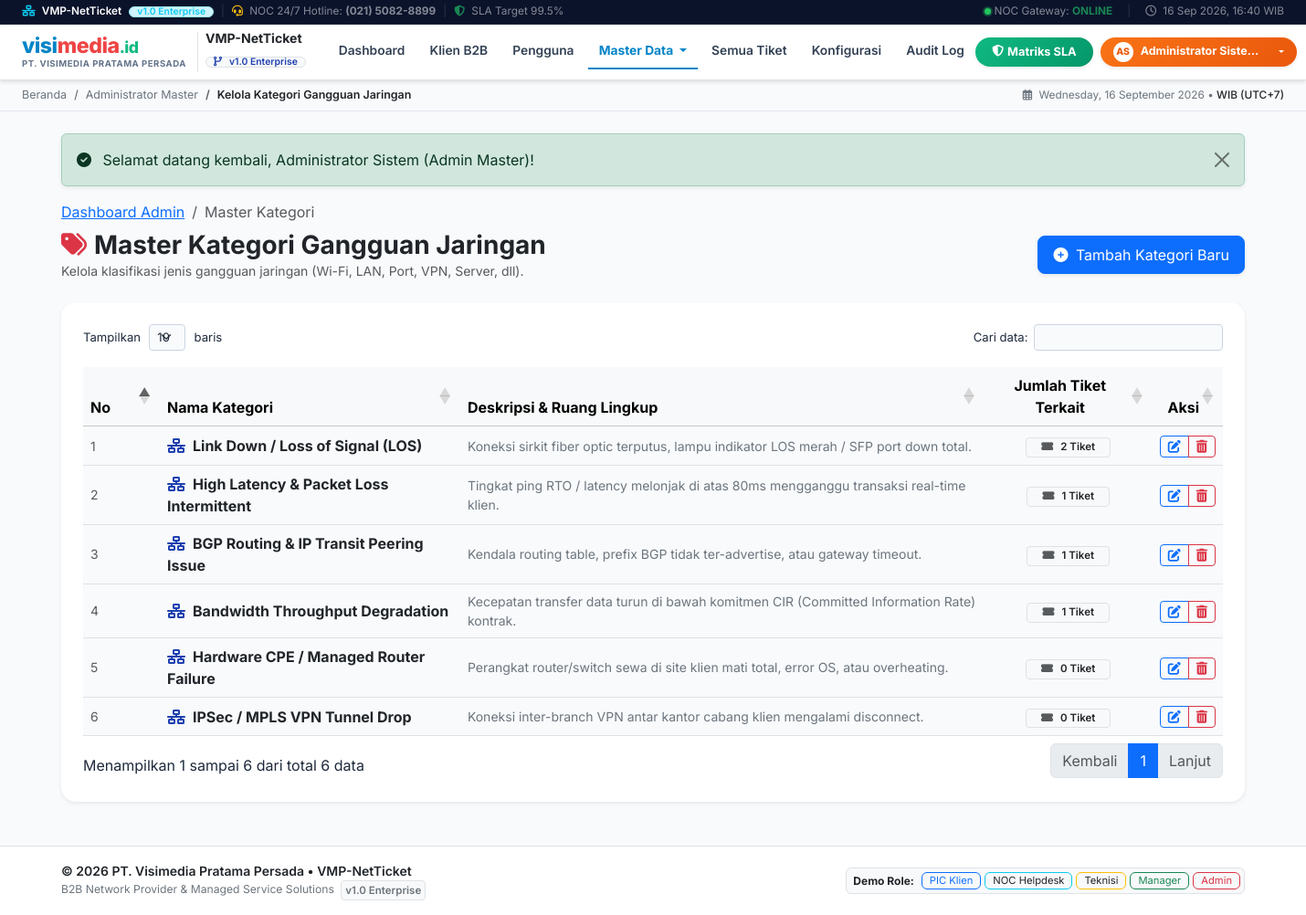
Page /admin/kelola_kategori.php (signed in) on the committed database.
### tables this page shows
CREATE TABLE `settings` (
  `setting_key` VARCHAR(50) PRIMARY KEY,
  `setting_value` TEXT,
  `setting_group` VARCHAR(50) DEFAULT 'general',
  `description` VARCHAR(255) NULL,
  `updated_at` DATETIME DEFAULT CURRENT_TIMESTAMP ON UPDATE CURRENT_TIMESTAMP
);

CREATE TABLE `categories` (
  `id` INT AUTO_INCREMENT PRIMARY KEY,
  `name` VARCHAR(100) NOT NULL,
  `description` TEXT NULL,
  `created_at` DATETIME DEFAULT CURRENT_TIMESTAMP
);

### admin/kelola_kategori.php (the view, shortened to what this page needs)
<?php
require_once __DIR__ . '/../config/database.php';
$pdo = get_db();
$page_title = 'Kelola Kategori Gangguan Jaringan';
$categories = $pdo->query("
    SELECT c.*, COUNT(t.id) as ticket_count
    FROM categories c
    LEFT JOIN tickets t ON c.id = t.category_id
    GROUP BY c.id
    ORDER BY c.id ASC
")->fetchAll();
require_once __DIR__ . '/../includes/header.php';
?>
<div class="row mb-4">
    <div class="col-12">
        <nav aria-label="breadcrumb">
            <ol class="breadcrumb mb-2">
                <li class="breadcrumb-item"><a href="<?= base_url('admin/dashboard.php') ?>">Dashboard Admin</a></li>
                <li class="breadcrumb-item active" aria-current="page">Master Kategori</li>
            </ol>
        </nav>
        <div class="d-flex justify-content-between align-items-center flex-wrap gap-2">
            <div>
                <h3 class="fw-bold mb-0 text-dark"><i class="fas fa-tags text-danger me-2"></i>Master Kategori Gangguan Jaringan</h3>
                <p class="text-muted small mb-0">Kelola klasifikasi jenis gangguan jaringan (Wi-Fi, LAN, Port, VPN, Server, dll).</p>
            </div>
            <button type="button" class="btn btn-primary px-3 py-2 rounded-3 shadow-sm" data-bs-toggle="modal" data-bs-target="#modalTambahKategori">
                <i class="fas fa-plus-circle me-1"></i> Tambah Kategori Baru
            </button>
        </div>
    </div>
</div>
<div class="card border-0 shadow-sm rounded-4 overflow-hidden mb-4">
    <div class="card-body p-4">
        <div class="table-responsive">
            <table class="table table-hover align-middle datatable">
                <thead class="table-light">
                    <tr>
                        <th style="width: 50px;">No</th>
                        <th>Nama Kategori</th>
                        <th>Deskripsi & Ruang Lingkup</th>
                        <th class="text-center">Jumlah Tiket Terkait</th>
                        <th class="text-end">Aksi</th>
                    </tr>
                </thead>
                <tbody>
                    <?php
                    $no = 1;
                    foreach ($categories as $cat):
                    ?>
                        <tr>
                            <td class="text-muted small"><?= $no++ ?></td>
                            <td class="fw-bold text-dark">
                                <i class="fas fa-network-wired text-primary me-2"></i><?= htmlspecialchars($cat['name']) ?>
                            </td>
                            <td class="text-secondary small"><?= htmlspecialchars($cat['description'] ?? '-') ?></td>
                            <td class="text-center">
                                <span class="badge bg-light text-dark border px-3 py-1">
                                    <i class="fas fa-ticket-alt text-muted me-1"></i> <?= $cat['ticket_count'] ?> Tiket
                                </span>
                            </td>
                            <td class="text-end">
                                <div class="btn-group btn-group-sm">
                                    <button type="button" class="btn btn-outline-primary btn-edit-cat"
                                            data-id="<?= $cat['id'] ?>"
                                            data-name="<?= htmlspecialchars($cat['name']) ?>"
                                            data-description="<?= htmlspecialchars($cat['description'] ?? '') ?>"
                                            title="Edit Kategori">
                                        <i class="fas fa-edit"></i>
                                    </button>
                                    <a href="<?= base_url('admin/kelola_kategori.php?delete_id=' . $cat['id']) ?>"
                                       class="btn btn-outline-danger"
                                       onclick="return confirm('Apakah Anda yakin ingin menghapus kategori <?= htmlspecialchars($cat['name']) ?>?');"
                                       title="Hapus Kategori">
                                        <i class="fas fa-trash-alt"></i>
                                    </a>
                                </div>
                            </td>
                        </tr>
                    <?php endforeach; ?>
                </tbody>
            </table>
        </div>
    </div>
</div>
<?php require_once __DIR__ . '/../includes/footer.php'; ?>

### includes/header.php (shortened to what this page needs)
<?php
require_once __DIR__ . '/../config/database.php';
$current_user = current_user();
$current_role = $current_user['role'] ?? 'guest';
$page_title   = $page_title ?? 'Sistem Network Trouble Ticketing & SLA Tracking';
$app_name       = get_setting('app_name', 'VMP-NetTicket');
$system_version = get_setting('system_version', 'v1.0 Enterprise');
$company_name   = get_setting('company_name', 'PT. Visimedia Pratama Persada');
$role_names = [
    'admin'    => 'Administrator Master',
    'karyawan' => 'PIC Klien Korporat',
    'helpdesk' => 'NOC Helpdesk Dispatcher',
    'teknisi'  => 'Field / Network Engineer',
    'manager'  => 'Head of NOC / Service Delivery'
];
$user_initials = 'VP';
if ($current_user && !empty($current_user['name'])) {
    $words = explode(' ', trim($current_user['name']));
    if (count($words) >= 2) {
        $user_initials = strtoupper(substr($words[0], 0, 1) . substr($words[1], 0, 1));
    } else {
        $user_initials = strtoupper(substr($words[0], 0, 2));
    }
}
?>
<!DOCTYPE html>
<html lang="id">
<head>
    <link href="https://cdn.jsdelivr.net/npm/bootstrap@5.3.3/dist/css/bootstrap.min.css" rel="stylesheet">
    <link rel="stylesheet" href="https://cdnjs.cloudflare.com/ajax/libs/font-awesome/6.5.1/css/all.min.css">
    <link rel="stylesheet" href="https://cdn.datatables.net/1.13.7/css/dataTables.bootstrap5.min.css">
    <link rel="stylesheet" href="<?= base_url('assets/css/style.css?v=' . time()) ?>">
</head>
<body>
<?php if ($current_user): ?>
<header class="isp-header sticky-top no-print">
    <div class="top-utility-bar py-1">
        <div class="container-fluid px-3 px-xl-4 d-flex align-items-center justify-content-between">
            <div class="d-flex align-items-center gap-2 text-white-50 small" style="font-size: 0.74rem;">
                <span class="text-white fw-semibold"><i class="fas fa-network-wired text-info me-1"></i> <?= htmlspecialchars($app_name) ?></span>
                <span class="badge bg-info-subtle text-info border border-info-subtle rounded-pill px-2 py-0 d-none d-sm-inline-block" style="font-size:0.65rem;"><?= htmlspecialchars($system_version) ?></span>
                <span class="opacity-25">|</span>
                <span class="d-none d-md-inline"><i class="fas fa-headset text-warning me-1"></i> NOC 24/7 Hotline: <strong>(021) 5082-8899</strong></span>
                <span class="opacity-25 d-none d-md-inline">|</span>
                <?php if ($current_role === 'karyawan'): ?>
                    <span class="d-none d-lg-inline"><i class="fas fa-headset text-success me-1"></i> NOC Support 24/7</span>
                <?php else: ?>
                    <span class="d-none d-lg-inline"><i class="fas fa-shield-alt text-success me-1"></i> SLA Target 99.5%</span>
                <?php endif; ?>
            </div>
            <div class="d-flex align-items-center gap-3 text-white-50 small" style="font-size: 0.74rem;">
                <div class="d-none d-sm-flex align-items-center">
                    <span class="status-dot me-1"></span>
                    <span>NOC Gateway: <strong class="text-success">ONLINE</strong></span>
                </div>
                <span class="opacity-25 d-none d-sm-inline">|</span>
                <div class="d-none d-md-inline">
                    <i class="far fa-clock me-1"></i> <?= date('d M Y, H:i') ?> WIB
                </div>
            </div>
        </div>
    </div>
    <nav class="navbar navbar-expand-xl navbar-light bg-white py-2 border-bottom shadow-sm">
        <div class="container-fluid px-3 px-xl-4">
            <a class="navbar-brand d-flex align-items-center me-4 py-0 flex-shrink-0" href="<?= base_url('index.php') ?>">
                <div class="brand-logo-isp me-2">
                    <span class="logo-visi">visi<span class="logo-media">media</span><span class="logo-tld">.id</span></span>
                    <span class="logo-corp-sub"><?= htmlspecialchars($company_name) ?></span>
                </div>
                <div class="border-start ps-2 ms-1 d-none d-lg-block">
                    <div class="fw-bold text-dark lh-1" style="font-size: 0.88rem;"><?= htmlspecialchars($app_name) ?></div>
                    <span class="badge bg-light text-primary border rounded-pill px-2 py-0 mt-1" style="font-size: 0.65rem; font-weight: 600;">
                        <i class="fas fa-code-branch me-1"></i><?= htmlspecialchars($system_version) ?>
                    </span>
                </div>
            </a>
            <div class="collapse navbar-collapse" id="navbarIspMain">
                <ul class="navbar-nav me-auto mb-2 mb-xl-0 align-items-center">
                    <?php if ($current_role === 'admin'): ?>
                        <li class="nav-item">
                            <a class="nav-link <?= strpos($_SERVER['PHP_SELF'], 'dashboard.php') !== false ? 'active' : '' ?>" href="<?= base_url('admin/dashboard.php') ?>">Dashboard</a>
                        </li>
                        <li class="nav-item">
                            <a class="nav-link <?= strpos($_SERVER['PHP_SELF'], 'kelola_klien.php') !== false ? 'active' : '' ?>" href="<?= base_url('admin/kelola_klien.php') ?>">Klien B2B</a>
                        </li>
                        <li class="nav-item">
                            <a class="nav-link <?= strpos($_SERVER['PHP_SELF'], 'kelola_user.php') !== false ? 'active' : '' ?>" href="<?= base_url('admin/kelola_user.php') ?>">Pengguna</a>
                        </li>
                        <li class="nav-item dropdown">
                            <a class="nav-link dropdown-toggle <?= (strpos($_SERVER['PHP_SELF'], 'kelola_kategori.php') !== false || strpos($_SERVER['PHP_SELF'], 'kelola_prioritas.php') !== false) ? 'active' : '' ?>" href="#" role="button" data-bs-toggle="dropdown" aria-expanded="false">
                                Master Data
                            </a>
                        </li>
                        <li class="nav-item">
                            <a class="nav-link <?= strpos($_SERVER['PHP_SELF'], 'semua_tiket.php') !== false ? 'active' : '' ?>" href="<?= base_url('admin/semua_tiket.php') ?>">Semua Tiket</a>
                        </li>
                        <li class="nav-item">
                            <a class="nav-link <?= strpos($_SERVER['PHP_SELF'], 'pengaturan_website.php') !== false ? 'active' : '' ?>" href="<?= base_url('admin/pengaturan_website.php') ?>">Konfigurasi</a>
                        </li>
                        <li class="nav-item">
                            <a class="nav-link <?= strpos($_SERVER['PHP_SELF'], 'log_aktivitas.php') !== false ? 'active' : '' ?>" href="<?= base_url('admin/log_aktivitas.php') ?>">Audit Log</a>
                        </li>
                    <?php elseif ($current_role === 'teknisi'): ?>
                        <li class="nav-item">
                            <a class="nav-link <?= (strpos($_SERVER['PHP_SELF'], 'dashboard.php') !== false || strpos($_SERVER['PHP_SELF'], 'proses_tiket.php') !== false) ? 'active' : '' ?>" href="<?= base_url('teknisi/dashboard.php') ?>">Dashboard Tugas Lapangan</a>
                        </li>
                    <?php endif; ?>
                </ul>
                <div class="d-flex align-items-center gap-2 mt-3 mt-xl-0 flex-shrink-0">
                    <?php if ($current_role === 'karyawan' || $current_role === 'customer'): ?>
                        <a href="<?= base_url('customer/buat_tiket.php') ?>" class="btn btn-pill-green shadow-sm">
                            <i class="fas fa-plus-circle me-1"></i> Buat Tiket
                        </a>
                    <?php else: ?>
                        <a href="#" data-bs-toggle="modal" data-bs-target="#modalSlaHelp" class="btn btn-pill-green shadow-sm">
                            <i class="fas fa-shield-alt me-1"></i> Matriks SLA
                        </a>
                    <?php endif; ?>
                    <div class="dropdown">
                        <button class="btn btn-pill-orange dropdown-toggle shadow-sm d-flex align-items-center gap-2" type="button" id="userMenuDropdown" data-bs-toggle="dropdown" aria-expanded="false">
                            <span class="avatar-pill-circle"><?= $user_initials ?></span>
                            <span class="user-pill-text d-none d-md-inline text-truncate" style="max-width: 140px;"><?= htmlspecialchars($current_user['name']) ?></span>
                        </button>
                    </div>
                </div>
            </div>
        </div>
    </nav>
</header>
<div class="sub-header-bar no-print">
    <div class="container-fluid px-3 px-xl-4 d-flex align-items-center justify-content-between">
        <nav aria-label="breadcrumb">
            <ol class="breadcrumb mb-0 align-items-center">
                <li class="breadcrumb-item"><a href="<?= base_url('index.php') ?>" class="text-decoration-none text-secondary">Beranda</a></li>
                <li class="breadcrumb-item text-secondary"><?= $role_names[$current_role] ?? ucfirst($current_role) ?></li>
                <li class="breadcrumb-item active text-dark fw-semibold" aria-current="page"><?= htmlspecialchars($page_title) ?></li>
            </ol>
        </nav>
        <div class="d-none d-md-block text-secondary small" style="font-size: 0.74rem; white-space: nowrap;">
            <i class="far fa-calendar-alt me-1"></i> <?= date('l, d F Y') ?> &bull; <span class="text-dark fw-medium">WIB (UTC+7)</span>
        </div>
    </div>
</div>
<?php endif; ?>
<div class="container-fluid py-4 flex-grow-1">
    <div class="container">

### rows in the picture
settings: setting_key "v1.0 Enterprise"
categories: name "Link Down / Loss of Signal (LOS)", description "Koneksi sirkit fiber optic terputus, lampu indikator LOS merah / SFP port down total.", ticket_count "2"
categories: name "High Latency & Packet Loss Intermittent", description "Tingkat ping RTO / latency melonjak di atas 80ms mengganggu transaksi real-time klien.", ticket_count "1"
categories: name "BGP Routing & IP Transit Peering Issue", description "Kendala routing table, prefix BGP tidak ter-advertise, atau gateway timeout.", ticket_count "1"
categories: name "Bandwidth Throughput Degradation", description "Kecepatan transfer data turun di bawah komitmen CIR (Committed Information Rate) kontrak.", ticket_count "1"
categories: name "Hardware CPE / Managed Router Failure", description "Perangkat router/switch sewa di site klien mati total, error OS, atau overheating.", ticket_count "0"
categories: name "IPSec / MPLS VPN Tunnel Drop", description "Koneksi inter-branch VPN antar kantor cabang klien mengalami disconnect.", ticket_count "0"

### other values in the picture
$app_name "VMP-NetTicket"
$company_name "PT. VISIMEDIA PRATAMA PERSADA"
$user_initials "AS"
$current_user['name'] "Administrator Siste…"
$role_names[$current_role] "Administrator Master"
$page_title "Kelola Kategori Gangguan Jaringan"
$msg['text'] "Selamat datang kembali, Administrator Sistem (Admin Master)!"
get_setting('company_name', 'PT. Visimedia Pratama Persada') "PT. Visimedia Pratama Persada"
get_setting('app_name', 'VMP-NetTicket') "VMP-NetTicket"
get_setting('system_version', 'v1.0 Enterprise') "v1.0 Enterprise"
